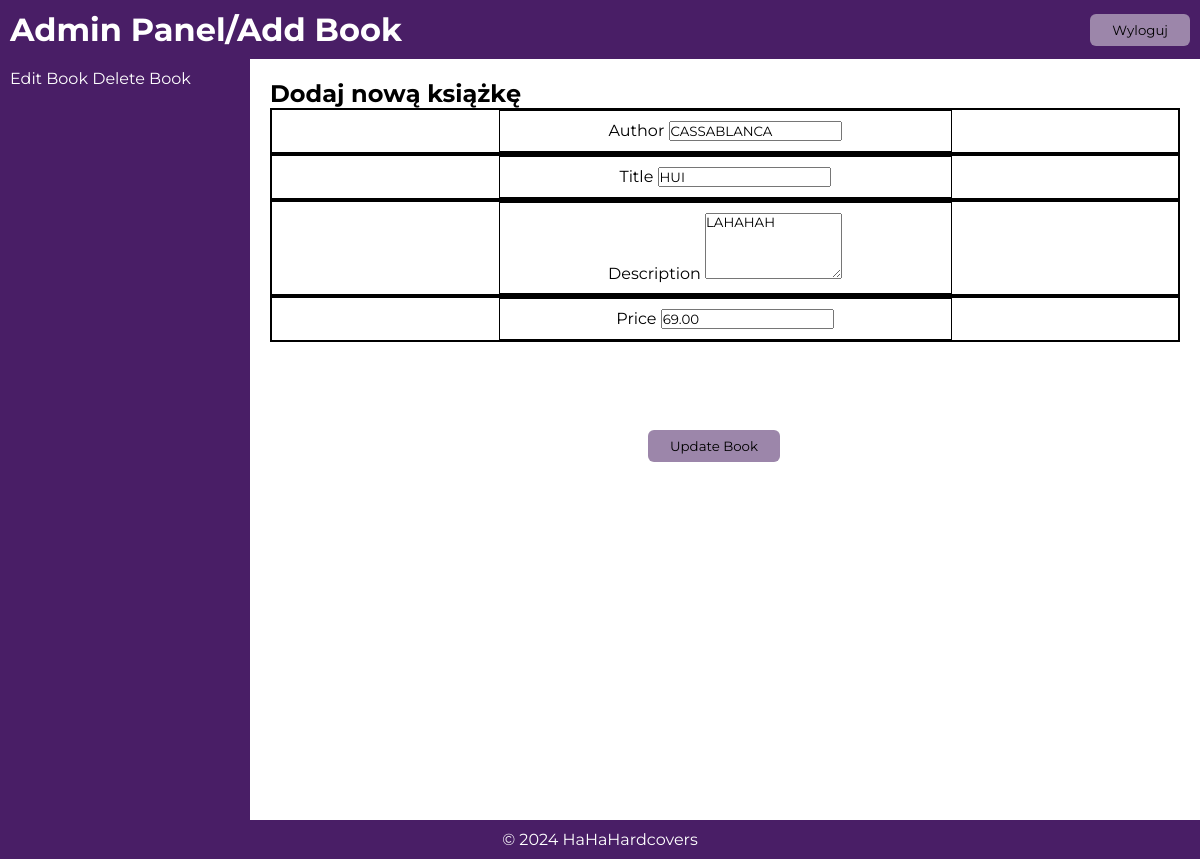
Screenshot of /update_book/88496d73-2366-44bf-8fbc-b26d372eee19/ (signed in) with the database file from the repository.
### stuff/models.py (models this page shows, shortened)
class Books(models.Model):
    author = models.CharField(max_length= 100, default = None)
    title = models.CharField(max_length=50)
    description = models.TextField(null=True,blank=True)
    price = models.DecimalField(max_digits=5, decimal_places  = 2, default = None)
    vote_total = models.IntegerField(default=0, null=True, blank=True)
    vote_ratio = models.IntegerField(default=0, null=True, blank=True)
    tags = models.ManyToManyField('Tag',blank=True)
    image = models.ImageField(null= True, blank=True)
    id = models.UUIDField(default=uuid.uuid4, unique=True,
                          primary_key=True, editable=False)
    class Meta:
        verbose_name_plural = 'Books'

### stuff/views.py (the view)
# urls.py: path('update_book/<str:pk>/', views.updateBook,name='update-book'),
@user_passes_test(lambda u: u.is_superuser, login_url='stuff:stuff_list')
def updateBook(request, pk):
    book = Books.objects.get(id=pk)
    form = BookForm(instance=book)
    if request.method == 'POST':
        form = BookForm(request.POST, request.FILES, instance = book)
        if form.is_valid():
            book = form.save()
        return redirect('stuff:stuff_list')
    context = {'form': form ,'book': book}
    return render(request, 'stuff/update_book.html', context )

### stuff/forms.py
class BookForm(ModelForm):
    class Meta:
        model = Books
        fields = ['author','title', 'description', 'price']
        widgets = {
            'tags' : forms.CheckboxSelectMultiple(),
            'description': forms.Textarea(attrs={'rows':4, 'cols':15})
        }
    def __init__(self, *args, **kwargs):
        super(BookForm, self).__init__(*args,**kwargs)
        for name,field  in self.fields.items():
            field.widget.attrs.update({'class' : "bookFormField"})

### stuff/templates/stuff/update_book.html (shortened to what this page needs)
{% extends 'stuff/book_form.html' %}
{% load static %}
{% block updateBook %}
            <form method="POST">
                {% for field in form %}
                <div style="border: 2px solid black;">
                    <div class="admin-add-book">
                        <label for="">{{field.label}} </label>
                        {{field}}
                    </div>
                </div>
                {% endfor %}
                <div class="center-div">
                <button type="submit" id="Button1">Update Book</button>
                </div>
            </form>
{% endblock updateBook %}

### static/styles/test1style.css (style rules this page uses)
* { margin: 0; padding: 0; box-sizing: border-box; font-family: 'Montserrat', sans-serif; }
#Button1 { font-family: 'Montserrat', sans-serif; background: #9c86aa; border: none; padding: 8px 22px; border-radius: 6px; transition: all 0.2s ease; }
.admin-add-book { border: 1px solid; margin: auto; width: 50%; padding: 10px; text-align: center; }
.center-div { margin: 0; position: absolute; top: 50%; left: 54%; }

### rows the page displays
Books: form "CASSABLANCA" "HUI" "LAHAHAH" "69.00"

### other values shown
{{ field.label }} "Author" "Title" "Description" "Price"
